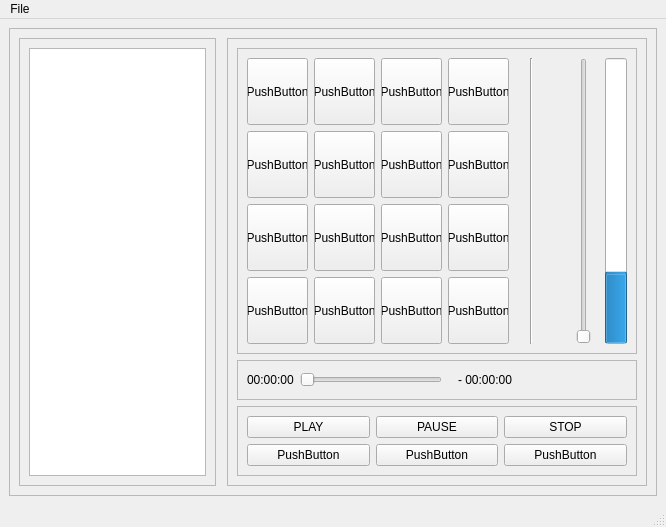
<?xml version="1.0" encoding="UTF-8"?>
<ui version="4.0">
 <class>MainWindow</class>
 <widget class="QMainWindow" name="MainWindow">
  <property name="geometry">
   <rect>
    <x>0</x>
    <y>0</y>
    <width>666</width>
    <height>527</height>
   </rect>
  </property>
  <property name="acceptDrops">
   <bool>true</bool>
  </property>
  <property name="windowTitle">
   <string>Cartoucheur</string>
  </property>
  <property name="windowIcon">
   <iconset resource="../ressources/ressources.qrc">
    <normaloff>:/icon/images/pad-midi.png</normaloff>:/icon/images/pad-midi.png</iconset>
  </property>
  <widget class="QWidget" name="centralwidget">
   <property name="acceptDrops">
    <bool>true</bool>
   </property>
   <layout class="QGridLayout" name="gridLayout_3">
    <item row="1" column="1">
     <widget class="QFrame" name="frame_main">
      <property name="acceptDrops">
       <bool>true</bool>
      </property>
      <property name="frameShape">
       <enum>QFrame::StyledPanel</enum>
      </property>
      <property name="frameShadow">
       <enum>QFrame::Raised</enum>
      </property>
      <layout class="QGridLayout" name="gridLayout">
       <item row="0" column="0" rowspan="2">
        <widget class="QFrame" name="frame_treeview">
         <property name="sizePolicy">
          <sizepolicy hsizetype="Maximum" vsizetype="Preferred">
           <horstretch>0</horstretch>
           <verstretch>0</verstretch>
          </sizepolicy>
         </property>
         <property name="maximumSize">
          <size>
           <width>600</width>
           <height>16777215</height>
          </size>
         </property>
         <property name="acceptDrops">
          <bool>true</bool>
         </property>
         <property name="frameShape">
          <enum>QFrame::StyledPanel</enum>
         </property>
         <property name="frameShadow">
          <enum>QFrame::Raised</enum>
         </property>
         <layout class="QVBoxLayout" name="verticalLayout">
          <item>
           <widget class="QTreeView" name="treeView">
            <property name="sizePolicy">
             <sizepolicy hsizetype="Expanding" vsizetype="Expanding">
              <horstretch>0</horstretch>
              <verstretch>0</verstretch>
             </sizepolicy>
            </property>
            <property name="minimumSize">
             <size>
              <width>100</width>
              <height>0</height>
             </size>
            </property>
            <property name="maximumSize">
             <size>
              <width>16777215</width>
              <height>16777215</height>
             </size>
            </property>
            <property name="acceptDrops">
             <bool>true</bool>
            </property>
            <property name="editTriggers">
             <set>QAbstractItemView::CurrentChanged|QAbstractItemView::DoubleClicked|QAbstractItemView::EditKeyPressed|QAbstractItemView::SelectedClicked</set>
            </property>
            <property name="tabKeyNavigation">
             <bool>true</bool>
            </property>
            <property name="dragEnabled">
             <bool>true</bool>
            </property>
            <property name="dragDropMode">
             <enum>QAbstractItemView::DragDrop</enum>
            </property>
            <property name="defaultDropAction">
             <enum>Qt::CopyAction</enum>
            </property>
            <property name="selectionMode">
             <enum>QAbstractItemView::ExtendedSelection</enum>
            </property>
            <property name="selectionBehavior">
             <enum>QAbstractItemView::SelectRows</enum>
            </property>
            <property name="sortingEnabled">
             <bool>true</bool>
            </property>
           </widget>
          </item>
         </layout>
        </widget>
       </item>
       <item row="0" column="1" rowspan="2">
        <spacer name="horizontalSpacer_4">
         <property name="orientation">
          <enum>Qt::Horizontal</enum>
         </property>
         <property name="sizeType">
          <enum>QSizePolicy::Fixed</enum>
         </property>
         <property name="sizeHint" stdset="0">
          <size>
           <width>5</width>
           <height>20</height>
          </size>
         </property>
        </spacer>
       </item>
       <item row="0" column="2" rowspan="2">
        <widget class="QFrame" name="frame_sub_main">
         <property name="frameShape">
          <enum>QFrame::StyledPanel</enum>
         </property>
         <property name="frameShadow">
          <enum>QFrame::Raised</enum>
         </property>
         <layout class="QGridLayout" name="gridLayout_2">
          <item row="0" column="0">
           <widget class="QFrame" name="frame_cartouches">
            <property name="sizePolicy">
             <sizepolicy hsizetype="Preferred" vsizetype="Expanding">
              <horstretch>0</horstretch>
              <verstretch>0</verstretch>
             </sizepolicy>
            </property>
            <property name="minimumSize">
             <size>
              <width>400</width>
              <height>200</height>
             </size>
            </property>
            <property name="acceptDrops">
             <bool>true</bool>
            </property>
            <property name="frameShape">
             <enum>QFrame::StyledPanel</enum>
            </property>
            <property name="frameShadow">
             <enum>QFrame::Raised</enum>
            </property>
            <layout class="QGridLayout" name="gridLayout_6">
             <item row="1" column="8" rowspan="4">
              <widget class="QProgressBar" name="progressBar">
               <property name="value">
                <number>24</number>
               </property>
               <property name="orientation">
                <enum>Qt::Vertical</enum>
               </property>
              </widget>
             </item>
             <item row="1" column="4" rowspan="4">
              <spacer name="horizontalSpacer_6">
               <property name="orientation">
                <enum>Qt::Horizontal</enum>
               </property>
               <property name="sizeType">
                <enum>QSizePolicy::Fixed</enum>
               </property>
               <property name="sizeHint" stdset="0">
                <size>
                 <width>15</width>
                 <height>20</height>
                </size>
               </property>
              </spacer>
             </item>
             <item row="1" column="6" rowspan="4">
              <spacer name="horizontalSpacer_7">
               <property name="orientation">
                <enum>Qt::Horizontal</enum>
               </property>
               <property name="sizeType">
                <enum>QSizePolicy::Fixed</enum>
               </property>
               <property name="sizeHint" stdset="0">
                <size>
                 <width>30</width>
                 <height>20</height>
                </size>
               </property>
              </spacer>
             </item>
             <item row="1" column="0">
              <widget class="QPushButton" name="pb_cart_1">
               <property name="sizePolicy">
                <sizepolicy hsizetype="Minimum" vsizetype="Expanding">
                 <horstretch>0</horstretch>
                 <verstretch>0</verstretch>
                </sizepolicy>
               </property>
               <property name="acceptDrops">
                <bool>true</bool>
               </property>
               <property name="text">
                <string>PushButton</string>
               </property>
              </widget>
             </item>
             <item row="1" column="3">
              <widget class="QPushButton" name="pb_cart_4">
               <property name="sizePolicy">
                <sizepolicy hsizetype="Minimum" vsizetype="Expanding">
                 <horstretch>0</horstretch>
                 <verstretch>0</verstretch>
                </sizepolicy>
               </property>
               <property name="acceptDrops">
                <bool>true</bool>
               </property>
               <property name="text">
                <string>PushButton</string>
               </property>
              </widget>
             </item>
             <item row="1" column="1">
              <widget class="QPushButton" name="pb_cart_2">
               <property name="sizePolicy">
                <sizepolicy hsizetype="Minimum" vsizetype="Expanding">
                 <horstretch>0</horstretch>
                 <verstretch>0</verstretch>
                </sizepolicy>
               </property>
               <property name="acceptDrops">
                <bool>true</bool>
               </property>
               <property name="text">
                <string>PushButton</string>
               </property>
              </widget>
             </item>
             <item row="1" column="5" rowspan="4">
              <widget class="Line" name="line">
               <property name="orientation">
                <enum>Qt::Vertical</enum>
               </property>
              </widget>
             </item>
             <item row="1" column="2">
              <widget class="QPushButton" name="pb_cart_3">
               <property name="sizePolicy">
                <sizepolicy hsizetype="Minimum" vsizetype="Expanding">
                 <horstretch>0</horstretch>
                 <verstretch>0</verstretch>
                </sizepolicy>
               </property>
               <property name="acceptDrops">
                <bool>true</bool>
               </property>
               <property name="text">
                <string>PushButton</string>
               </property>
              </widget>
             </item>
             <item row="2" column="1">
              <widget class="QPushButton" name="pb_cart_6">
               <property name="sizePolicy">
                <sizepolicy hsizetype="Minimum" vsizetype="Expanding">
                 <horstretch>0</horstretch>
                 <verstretch>0</verstretch>
                </sizepolicy>
               </property>
               <property name="acceptDrops">
                <bool>true</bool>
               </property>
               <property name="text">
                <string>PushButton</string>
               </property>
              </widget>
             </item>
             <item row="3" column="2">
              <widget class="QPushButton" name="pb_cart_11">
               <property name="sizePolicy">
                <sizepolicy hsizetype="Minimum" vsizetype="Expanding">
                 <horstretch>0</horstretch>
                 <verstretch>0</verstretch>
                </sizepolicy>
               </property>
               <property name="acceptDrops">
                <bool>true</bool>
               </property>
               <property name="text">
                <string>PushButton</string>
               </property>
              </widget>
             </item>
             <item row="2" column="3">
              <widget class="QPushButton" name="pb_cart_8">
               <property name="sizePolicy">
                <sizepolicy hsizetype="Minimum" vsizetype="Expanding">
                 <horstretch>0</horstretch>
                 <verstretch>0</verstretch>
                </sizepolicy>
               </property>
               <property name="acceptDrops">
                <bool>true</bool>
               </property>
               <property name="text">
                <string>PushButton</string>
               </property>
              </widget>
             </item>
             <item row="2" column="2">
              <widget class="QPushButton" name="pb_cart_7">
               <property name="sizePolicy">
                <sizepolicy hsizetype="Minimum" vsizetype="Expanding">
                 <horstretch>0</horstretch>
                 <verstretch>0</verstretch>
                </sizepolicy>
               </property>
               <property name="acceptDrops">
                <bool>true</bool>
               </property>
               <property name="text">
                <string>PushButton</string>
               </property>
              </widget>
             </item>
             <item row="2" column="0">
              <widget class="QPushButton" name="pb_cart_5">
               <property name="sizePolicy">
                <sizepolicy hsizetype="Minimum" vsizetype="Expanding">
                 <horstretch>0</horstretch>
                 <verstretch>0</verstretch>
                </sizepolicy>
               </property>
               <property name="acceptDrops">
                <bool>true</bool>
               </property>
               <property name="text">
                <string>PushButton</string>
               </property>
              </widget>
             </item>
             <item row="3" column="0">
              <widget class="QPushButton" name="pb_cart_9">
               <property name="sizePolicy">
                <sizepolicy hsizetype="Minimum" vsizetype="Expanding">
                 <horstretch>0</horstretch>
                 <verstretch>0</verstretch>
                </sizepolicy>
               </property>
               <property name="acceptDrops">
                <bool>true</bool>
               </property>
               <property name="text">
                <string>PushButton</string>
               </property>
              </widget>
             </item>
             <item row="4" column="2">
              <widget class="QPushButton" name="pb_cart_15">
               <property name="sizePolicy">
                <sizepolicy hsizetype="Minimum" vsizetype="Expanding">
                 <horstretch>0</horstretch>
                 <verstretch>0</verstretch>
                </sizepolicy>
               </property>
               <property name="acceptDrops">
                <bool>true</bool>
               </property>
               <property name="text">
                <string>PushButton</string>
               </property>
              </widget>
             </item>
             <item row="3" column="3">
              <widget class="QPushButton" name="pb_cart_12">
               <property name="sizePolicy">
                <sizepolicy hsizetype="Minimum" vsizetype="Expanding">
                 <horstretch>0</horstretch>
                 <verstretch>0</verstretch>
                </sizepolicy>
               </property>
               <property name="acceptDrops">
                <bool>true</bool>
               </property>
               <property name="text">
                <string>PushButton</string>
               </property>
              </widget>
             </item>
             <item row="4" column="1">
              <widget class="QPushButton" name="pb_cart_14">
               <property name="sizePolicy">
                <sizepolicy hsizetype="Minimum" vsizetype="Expanding">
                 <horstretch>0</horstretch>
                 <verstretch>0</verstretch>
                </sizepolicy>
               </property>
               <property name="acceptDrops">
                <bool>true</bool>
               </property>
               <property name="text">
                <string>PushButton</string>
               </property>
              </widget>
             </item>
             <item row="4" column="0">
              <widget class="QPushButton" name="pb_cart_13">
               <property name="sizePolicy">
                <sizepolicy hsizetype="Minimum" vsizetype="Expanding">
                 <horstretch>0</horstretch>
                 <verstretch>0</verstretch>
                </sizepolicy>
               </property>
               <property name="acceptDrops">
                <bool>true</bool>
               </property>
               <property name="text">
                <string>PushButton</string>
               </property>
              </widget>
             </item>
             <item row="3" column="1">
              <widget class="QPushButton" name="pb_cart_10">
               <property name="sizePolicy">
                <sizepolicy hsizetype="Minimum" vsizetype="Expanding">
                 <horstretch>0</horstretch>
                 <verstretch>0</verstretch>
                </sizepolicy>
               </property>
               <property name="acceptDrops">
                <bool>true</bool>
               </property>
               <property name="text">
                <string>PushButton</string>
               </property>
              </widget>
             </item>
             <item row="4" column="3">
              <widget class="QPushButton" name="pb_cart_16">
               <property name="sizePolicy">
                <sizepolicy hsizetype="Minimum" vsizetype="Expanding">
                 <horstretch>0</horstretch>
                 <verstretch>0</verstretch>
                </sizepolicy>
               </property>
               <property name="acceptDrops">
                <bool>true</bool>
               </property>
               <property name="text">
                <string>PushButton</string>
               </property>
              </widget>
             </item>
             <item row="1" column="7" rowspan="4">
              <widget class="QSlider" name="verslider_audio_volume">
               <property name="minimumSize">
                <size>
                 <width>30</width>
                 <height>0</height>
                </size>
               </property>
               <property name="autoFillBackground">
                <bool>false</bool>
               </property>
               <property name="maximum">
                <number>99</number>
               </property>
               <property name="pageStep">
                <number>0</number>
               </property>
               <property name="value">
                <number>0</number>
               </property>
               <property name="sliderPosition">
                <number>0</number>
               </property>
               <property name="tracking">
                <bool>true</bool>
               </property>
               <property name="orientation">
                <enum>Qt::Vertical</enum>
               </property>
               <property name="invertedAppearance">
                <bool>false</bool>
               </property>
               <property name="invertedControls">
                <bool>false</bool>
               </property>
               <property name="tickPosition">
                <enum>QSlider::NoTicks</enum>
               </property>
               <property name="tickInterval">
                <number>0</number>
               </property>
              </widget>
             </item>
            </layout>
           </widget>
          </item>
          <item row="1" column="0">
           <widget class="QFrame" name="frame_6">
            <property name="sizePolicy">
             <sizepolicy hsizetype="Preferred" vsizetype="Fixed">
              <horstretch>0</horstretch>
              <verstretch>0</verstretch>
             </sizepolicy>
            </property>
            <property name="minimumSize">
             <size>
              <width>0</width>
              <height>25</height>
             </size>
            </property>
            <property name="frameShape">
             <enum>QFrame::StyledPanel</enum>
            </property>
            <property name="frameShadow">
             <enum>QFrame::Raised</enum>
            </property>
            <layout class="QGridLayout" name="gridLayout_8">
             <item row="1" column="2">
              <spacer name="horizontalSpacer_8">
               <property name="orientation">
                <enum>Qt::Horizontal</enum>
               </property>
               <property name="sizeType">
                <enum>QSizePolicy::Fixed</enum>
               </property>
               <property name="sizeHint" stdset="0">
                <size>
                 <width>10</width>
                 <height>20</height>
                </size>
               </property>
              </spacer>
             </item>
             <item row="1" column="4">
              <spacer name="horizontalSpacer_9">
               <property name="orientation">
                <enum>Qt::Horizontal</enum>
               </property>
               <property name="sizeType">
                <enum>QSizePolicy::Fixed</enum>
               </property>
               <property name="sizeHint" stdset="0">
                <size>
                 <width>115</width>
                 <height>20</height>
                </size>
               </property>
              </spacer>
             </item>
             <item row="1" column="3">
              <widget class="QLabel" name="label_tps_left">
               <property name="sizePolicy">
                <sizepolicy hsizetype="Fixed" vsizetype="Fixed">
                 <horstretch>0</horstretch>
                 <verstretch>0</verstretch>
                </sizepolicy>
               </property>
               <property name="minimumSize">
                <size>
                 <width>0</width>
                 <height>20</height>
                </size>
               </property>
               <property name="text">
                <string>- 00:00:00</string>
               </property>
               <property name="textFormat">
                <enum>Qt::AutoText</enum>
               </property>
              </widget>
             </item>
             <item row="1" column="1">
              <widget class="QSlider" name="horslider_audio_duration">
               <property name="sizePolicy">
                <sizepolicy hsizetype="Expanding" vsizetype="Fixed">
                 <horstretch>0</horstretch>
                 <verstretch>0</verstretch>
                </sizepolicy>
               </property>
               <property name="minimumSize">
                <size>
                 <width>0</width>
                 <height>20</height>
                </size>
               </property>
               <property name="pageStep">
                <number>0</number>
               </property>
               <property name="orientation">
                <enum>Qt::Horizontal</enum>
               </property>
              </widget>
             </item>
             <item row="1" column="0">
              <widget class="QLabel" name="label_tps_actu">
               <property name="sizePolicy">
                <sizepolicy hsizetype="Fixed" vsizetype="Fixed">
                 <horstretch>0</horstretch>
                 <verstretch>0</verstretch>
                </sizepolicy>
               </property>
               <property name="minimumSize">
                <size>
                 <width>0</width>
                 <height>20</height>
                </size>
               </property>
               <property name="text">
                <string>00:00:00</string>
               </property>
              </widget>
             </item>
            </layout>
           </widget>
          </item>
          <item row="2" column="0">
           <widget class="QFrame" name="frame_5">
            <property name="sizePolicy">
             <sizepolicy hsizetype="Preferred" vsizetype="Minimum">
              <horstretch>0</horstretch>
              <verstretch>0</verstretch>
             </sizepolicy>
            </property>
            <property name="minimumSize">
             <size>
              <width>0</width>
              <height>50</height>
             </size>
            </property>
            <property name="sizeIncrement">
             <size>
              <width>0</width>
              <height>0</height>
             </size>
            </property>
            <property name="frameShape">
             <enum>QFrame::StyledPanel</enum>
            </property>
            <property name="frameShadow">
             <enum>QFrame::Raised</enum>
            </property>
            <layout class="QGridLayout" name="gridLayout_7">
             <property name="sizeConstraint">
              <enum>QLayout::SetMinAndMaxSize</enum>
             </property>
             <item row="1" column="1">
              <widget class="QPushButton" name="pb_pause">
               <property name="sizePolicy">
                <sizepolicy hsizetype="Minimum" vsizetype="Minimum">
                 <horstretch>0</horstretch>
                 <verstretch>0</verstretch>
                </sizepolicy>
               </property>
               <property name="minimumSize">
                <size>
                 <width>0</width>
                 <height>20</height>
                </size>
               </property>
               <property name="maximumSize">
                <size>
                 <width>16777215</width>
                 <height>16777215</height>
                </size>
               </property>
               <property name="text">
                <string>PAUSE</string>
               </property>
               <property name="icon">
                <iconset resource="../ressources/ressources.qrc">
                 <normaloff>:/icon/images/icons8-pause-16.png</normaloff>:/icon/images/icons8-pause-16.png</iconset>
               </property>
              </widget>
             </item>
             <item row="1" column="2">
              <widget class="QPushButton" name="pb_stop">
               <property name="sizePolicy">
                <sizepolicy hsizetype="Minimum" vsizetype="Minimum">
                 <horstretch>0</horstretch>
                 <verstretch>0</verstretch>
                </sizepolicy>
               </property>
               <property name="minimumSize">
                <size>
                 <width>0</width>
                 <height>20</height>
                </size>
               </property>
               <property name="maximumSize">
                <size>
                 <width>16777215</width>
                 <height>16777215</height>
                </size>
               </property>
               <property name="text">
                <string>STOP</string>
               </property>
               <property name="icon">
                <iconset resource="../ressources/ressources.qrc">
                 <normaloff>:/icon/images/icons8-arrêter-16.png</normaloff>:/icon/images/icons8-arrêter-16.png</iconset>
               </property>
              </widget>
             </item>
             <item row="2" column="1">
              <widget class="QPushButton" name="pushButton_21">
               <property name="minimumSize">
                <size>
                 <width>0</width>
                 <height>20</height>
                </size>
               </property>
               <property name="text">
                <string>PushButton</string>
               </property>
              </widget>
             </item>
             <item row="2" column="2">
              <widget class="QPushButton" name="pushButton_22">
               <property name="minimumSize">
                <size>
                 <width>0</width>
                 <height>20</height>
                </size>
               </property>
               <property name="text">
                <string>PushButton</string>
               </property>
              </widget>
             </item>
             <item row="2" column="0">
              <widget class="QPushButton" name="pb_mute">
               <property name="sizePolicy">
                <sizepolicy hsizetype="Minimum" vsizetype="Fixed">
                 <horstretch>0</horstretch>
                 <verstretch>0</verstretch>
                </sizepolicy>
               </property>
               <property name="minimumSize">
                <size>
                 <width>0</width>
                 <height>20</height>
                </size>
               </property>
               <property name="text">
                <string>PushButton</string>
               </property>
               <property name="icon">
                <iconset resource="../ressources/ressources.qrc">
                 <normaloff>:/icon/images/icons8-muet-16.png</normaloff>:/icon/images/icons8-muet-16.png</iconset>
               </property>
              </widget>
             </item>
             <item row="1" column="0">
              <widget class="QPushButton" name="pb_play">
               <property name="enabled">
                <bool>true</bool>
               </property>
               <property name="sizePolicy">
                <sizepolicy hsizetype="Minimum" vsizetype="Minimum">
                 <horstretch>0</horstretch>
                 <verstretch>0</verstretch>
                </sizepolicy>
               </property>
               <property name="minimumSize">
                <size>
                 <width>0</width>
                 <height>20</height>
                </size>
               </property>
               <property name="maximumSize">
                <size>
                 <width>16777215</width>
                 <height>16777215</height>
                </size>
               </property>
               <property name="text">
                <string>PLAY</string>
               </property>
               <property name="icon">
                <iconset resource="../ressources/ressources.qrc">
                 <normaloff>:/icon/images/icons8-jouer-16.png</normaloff>:/icon/images/icons8-jouer-16.png</iconset>
               </property>
               <property name="checkable">
                <bool>false</bool>
               </property>
              </widget>
             </item>
            </layout>
           </widget>
          </item>
         </layout>
        </widget>
       </item>
      </layout>
     </widget>
    </item>
   </layout>
  </widget>
  <widget class="QMenuBar" name="menubar">
   <property name="geometry">
    <rect>
     <x>0</x>
     <y>0</y>
     <width>666</width>
     <height>18</height>
    </rect>
   </property>
   <widget class="QMenu" name="menuFile">
    <property name="title">
     <string>File</string>
    </property>
    <addaction name="actionOpen"/>
   </widget>
   <addaction name="menuFile"/>
  </widget>
  <widget class="QStatusBar" name="statusbar"/>
  <action name="actionOpen">
   <property name="text">
    <string>Open</string>
   </property>
  </action>
 </widget>
 <resources>
  <include location="../ressources/ressources.qrc"/>
 </resources>
 <connections/>
</ui>
